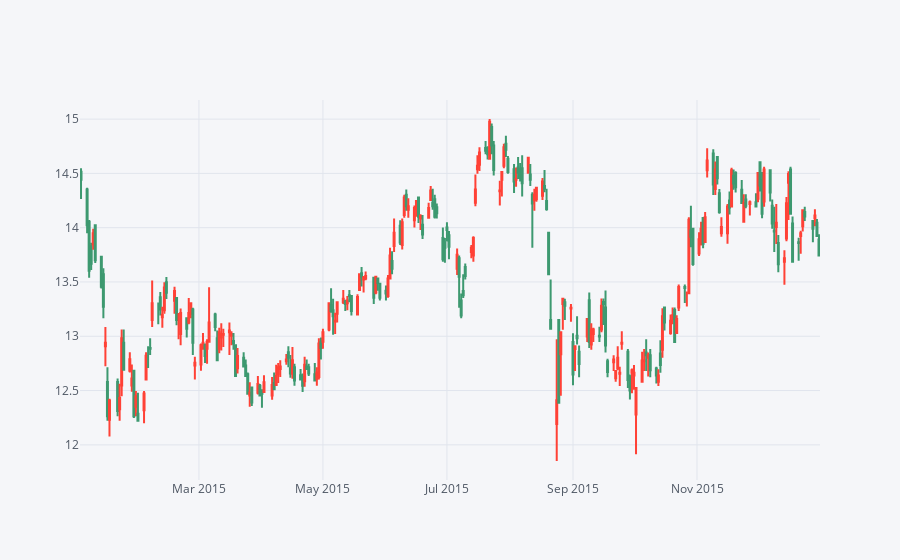

Notebook code cell kept with this figure:
### Markdown cell above
** Use .iplot(kind='candle) to create a candle plot of Bank of America's stock from Jan 1st 2015 to Jan 1st 2016.**

### Code cell
BAC[['Open', 'High', 'Low', 'Close']].loc['2015-01-01':'2016-01-01'].iplot(kind='candle')

### Figure 1 — Plotly figure (JSON) as saved in the notebook; plotly's stock layout.template omitted (floating-point values rounded to 4 significant figures; data arrays with more than 128 entries replaced by an {"elided": "..."} marker saying what was removed)
{"data": [{"close": {"elided": "252 float values"}, "high": {"elided": "252 float values"}, "low": {"elided": "252 float values"}, "open": {"elided": "252 float values"}, "showlegend": false, "type": "candlestick", "x": {"elided": "252 str values"}, "yaxis": "y2"}], "layout": {"autosize": true, "dragmode": "zoom", "legend": {"bgcolor": "#F5F6F9", "font": {"color": "#4D5663"}}, "paper_bgcolor": "#F5F6F9", "plot_bgcolor": "#F5F6F9", "title": {"font": {"color": "#4D5663"}}, "xaxis": {"autorange": true, "gridcolor": "#E1E5ED", "range": ["2015-01-01 12:00", "2015-12-31 12:00"], "rangeslider": {"visible": false, "yaxis2": {}}, "showgrid": true, "tickfont": {"color": "#4D5663"}, "title": {"font": {"color": "#4D5663"}, "text": ""}, "type": "date", "zerolinecolor": "#E1E5ED"}, "yaxis": {"gridcolor": "#E1E5ED", "showgrid": true, "showticklabels": false, "tickfont": {"color": "#4D5663"}, "title": {"font": {"color": "#4D5663"}, "text": ""}, "zerolinecolor": "#E1E5ED"}, "yaxis2": {"autorange": true, "gridcolor": "#E1E5ED", "range": [11.68, 15.18], "showgrid": true, "tickfont": {"color": "#4D5663"}, "title": {"font": {"color": "#4D5663"}, "text": ""}, "zerolinecolor": "#E1E5ED"}}}
